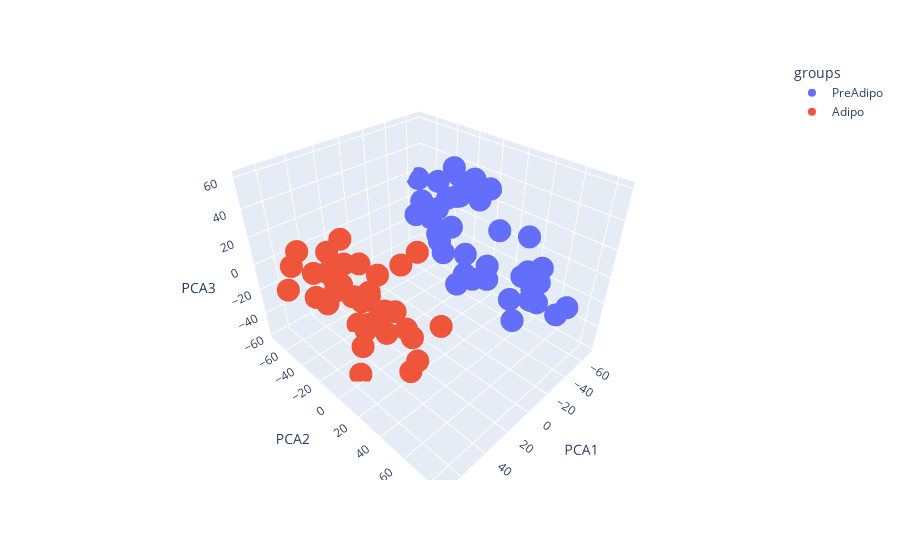

The code cell stored with this chart in its notebook:
### Markdown cell above
h)

### Code cell
X = transcriptomics_transf.T.to_numpy(dtype=float)
pca = PCA(n_components=3)
pca_output_log = pca.fit_transform(X)
pca_output_log_df = pd.DataFrame(pca_output_log, columns=['PCA1', 'PCA2', 'PCA3'])
pca_output_log_df["groups"] =dict_sample.values()

fig = px.scatter_3d(pca_output_log_df, x='PCA1', y='PCA2', z='PCA3', color="groups")
fig.show()

### Figure 1 — Plotly figure (JSON) as saved in the notebook; plotly's stock layout.template omitted (floating-point values rounded to 4 significant figures)
{"data": [{"hovertemplate": "groups=PreAdipo<br>PCA1=%{x}<br>PCA2=%{y}<br>PCA3=%{z}<extra></extra>", "legendgroup": "PreAdipo", "marker": {"color": "#636efa", "symbol": "circle"}, "mode": "markers", "name": "PreAdipo", "scene": "scene", "showlegend": true, "type": "scatter3d", "x": [-42.83, -46.52, -63.71, -57.73, -49.4, -46.01, -37.49, -62.77, -55.12, -33.8, -37.04, -52.2, -37.75, -52.29, -68.84, -57.39, -45.85, -32.65, -53.6, -62.97, -44.64, -55.14, -64.0, -48.41, -47.62, -54.91, -66.13, -34.15, -54.24, -31.14, -36.39, -25.5, -41.47, -68.5, -37.13, -37.03, -46.11, -47.04, -55.69, -54.33], "y": [58.87, -5.596, -33.93, -67.49, -52.32, -19.15, 41.62, -0.2626, -41.72, 77.8, 29.1, -5.37, 61.54, -14.66, -33.79, -25.12, 56.65, 84.39, -39.67, -27.33, 52.04, -2.418, -49.88, 45.89, -13.52, -38.97, -73.26, 58.6, 39.97, 60.93, 10.44, 12.14, -22.2, -4.349, 45.8, 49.04, -39.64, 14.08, -32.25, 9.157], "z": [7.238, -14.51, 37.0, -11.25, 9.405, 2.221, -23.65, 32.72, 4.918, -12.92, 23.51, 41.53, -15.2, 29.25, 29.61, 20.02, -6.574, -2.836, -15.54, 17.52, -1.086, 26.37, 21.11, -4.777, -45.63, -21.85, 14.93, -12.86, 16.26, -1.823, -22.85, -12.11, -18.51, 29.09, -39.02, -1.001, 1.655, -15.27, 16.75, -32.95]}, {"hovertemplate": "groups=Adipo<br>PCA1=%{x}<br>PCA2=%{y}<br>PCA3=%{z}<extra></extra>", "legendgroup": "Adipo", "marker": {"color": "#EF553B", "symbol": "circle"}, "mode": "markers", "name": "Adipo", "scene": "scene", "showlegend": true, "type": "scatter3d", "x": [57.59, 62.47, 51.33, 46.82, 46.83, 34.37, 51.97, 61.29, 67.56, 61.6, 29.62, 42.86, 38.32, 59.14, 66.0, 63.52, 25.17, 68.22, 50.72, 32.39, 34.09, 26.88, 20.4, 38.83, 67.61, 29.71, 69.9, 48.39, 35.71, 62.47, 31.92, 35.72, 64.16, 55.23, 64.14, 53.78, 69.01, 61.58, 30.88, 27.24], "y": [-24.5, 4.259, 48.61, 36.82, 34.23, 48.29, -22.46, -29.19, -32.65, -29.96, -44.71, 5.063, 33.65, -11.81, 53.78, -4.613, -42.2, 22.95, 22.07, -15.96, -32.1, 17.09, -6.047, -50.77, -52.21, -5.109, 29.41, -21.23, -19.25, 17.92, -6.816, -11.37, 34.66, -17.46, 15.37, -3.433, 1.025, -54.19, -23.49, -28.86], "z": [-10.67, 50.01, 57.63, -31.56, -0.7295, 2.205, 9.465, 11.52, 28.01, -6.54, -4.833, -17.93, -31.39, 6.598, 60.31, 28.14, -58.05, -6.833, -9.213, -13.89, -22.46, -31.36, -28.04, -10.27, -9.86, -21.38, 10.22, 0.5158, 10.62, 17.88, 6.693, -6.585, 21.17, 10.19, 20.41, -58.79, 43.88, 4.271, -43.37, -24.86]}], "layout": {"legend": {"title": {"text": "groups"}, "tracegroupgap": 0}, "margin": {"t": 60}, "scene": {"domain": {"x": [0, 1], "y": [0, 1]}, "xaxis": {"title": {"text": "PCA1"}}, "yaxis": {"title": {"text": "PCA2"}}, "zaxis": {"title": {"text": "PCA3"}}}}}
